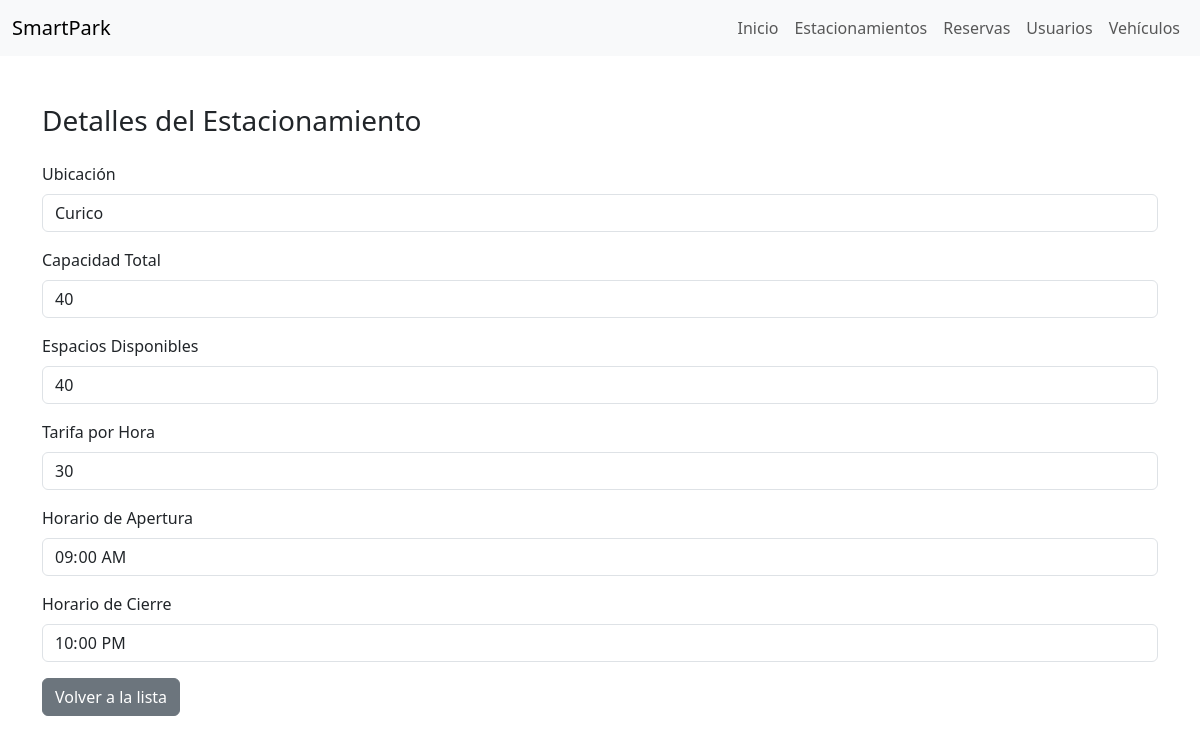
The app's page /estacionamientos/estacionamientos/detalle/2/ with its own data.
### estacionamientos/models.py (models this page shows)
class Estacionamiento(models.Model):
    id_estacionamiento = models.AutoField(primary_key=True)
    ubicacion = models.CharField(max_length=100)
    capacidad_total = models.IntegerField()
    espacios_disponibles = models.IntegerField()
    tarifa_hora = models.IntegerField()
    horario_apertura = models.TimeField()
    horario_cierre = models.TimeField()

### estacionamientos/views.py (the view)
# urls.py: path('estacionamientos/detalle/<int:id_estacionamiento>/', views.detalle_estacionamiento, name='detalle_estacionamiento'),
def detalle_estacionamiento(request, id_estacionamiento):
    estacionamiento = get_object_or_404(Estacionamiento, id_estacionamiento=id_estacionamiento)
    return render(request, 'estacionamientos/detalle_estacionamiento.html', {'estacionamiento': estacionamiento})

### estacionamientos/templates/estacionamientos/detalle_estacionamiento.html (shortened to what this page needs)
<!DOCTYPE html>
<html lang="en">
<head>
    <link href="https://cdn.jsdelivr.net/npm/bootstrap@5.3.0/dist/css/bootstrap.min.css" rel="stylesheet">
</head>
<body>
    <nav class="navbar navbar-expand-lg navbar-light bg-light">
        <div class="container-fluid">
            <a class="navbar-brand" href="#">SmartPark</a>
            <div class="collapse navbar-collapse" id="navbarNav">
                <ul class="navbar-nav ms-auto">
                    <li class="nav-item">
                        <a class="nav-link" href="{% url 'home' %}">Inicio</a>
                    </li>
                    <li class="nav-item">
                        <a class="nav-link" href="{% url 'lista_estacionamientos' %}">Estacionamientos</a>
                    </li>
                    <li class="nav-item">
                        <a class="nav-link" href="{% url 'lista_reservas' %}">Reservas</a>
                    </li>
                    <li class="nav-item">
                        <a class="nav-link" href="{% url 'lista_usuarios' %}">Usuarios</a>
                    </li>
                    <li class="nav-item">
                        <a class="nav-link" href="{% url 'lista_vehiculos' %}">Vehículos</a>
                    </li>
                </ul>
            </div>
        </div>
    </nav>
    <div class="container mt-5">
        <h1 class="h3 mb-4">Detalles del Estacionamiento</h1>
        <div class="mb-3">
            <label class="form-label">Ubicación</label>
            <input type="text" class="form-control" value="{{ estacionamiento.ubicacion }}" readonly>
        </div>
        <div class="mb-3">
            <label class="form-label">Capacidad Total</label>
            <input type="number" class="form-control" value="{{ estacionamiento.capacidad_total }}" readonly>
        </div>
        <div class="mb-3">
            <label class="form-label">Espacios Disponibles</label>
            <input type="number" class="form-control" value="{{ estacionamiento.espacios_disponibles }}" readonly>
        </div>
        <div class="mb-3">
            <label class="form-label">Tarifa por Hora</label>
            <input type="number" class="form-control" value="{{ estacionamiento.tarifa_hora }}" readonly>
        </div>
        <div class="mb-3">
            <label class="form-label">Horario de Apertura</label>
            <input type="time" class="form-control" value="{{ estacionamiento.horario_apertura }}" readonly>
        </div>
        <div class="mb-3">
            <label class="form-label">Horario de Cierre</label>
            <input type="time" class="form-control" value="{{ estacionamiento.horario_cierre }}" readonly>
        </div>
        <a href="{% url 'lista_estacionamientos' %}" class="btn btn-secondary">Volver a la lista</a>
    </div>
</body>
</html>

### records on screen
Estacionamiento: ubicacion "Curico", capacidad_total "40", espacios_disponibles "40", tarifa_hora "30", horario_apertura "09:00", horario_cierre "22:00"
